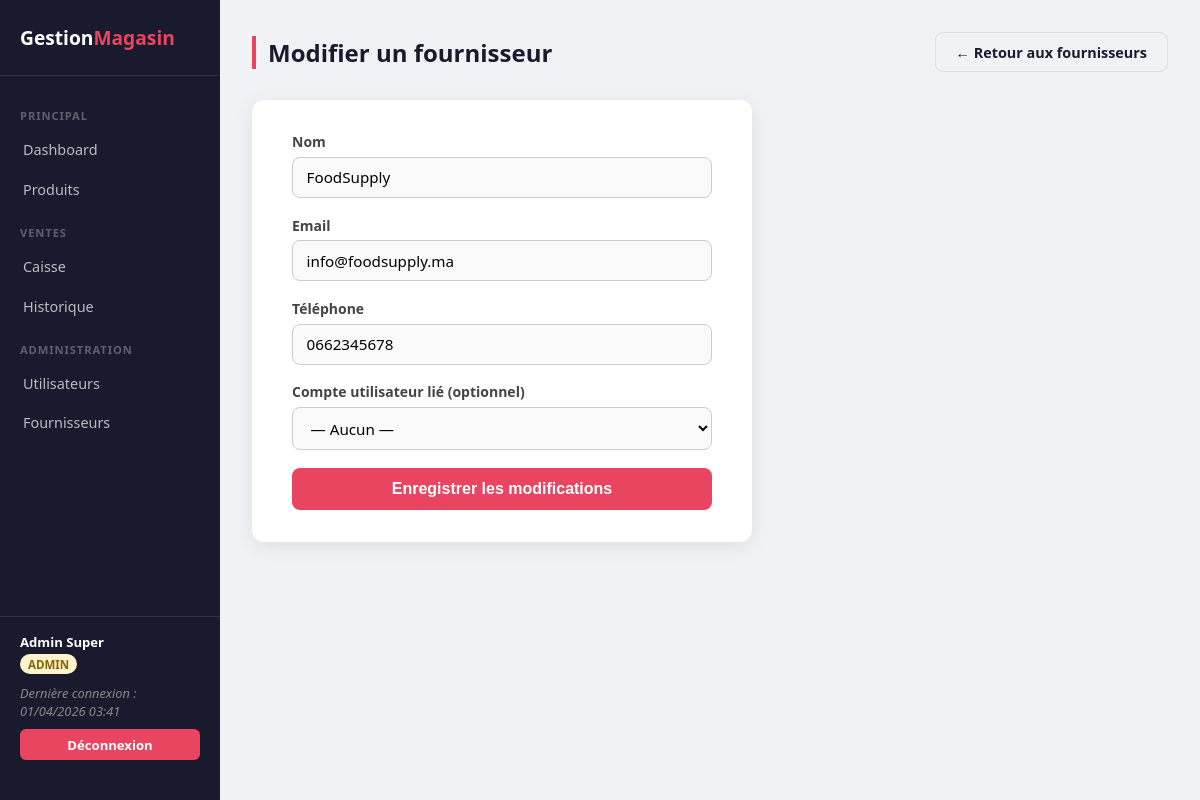
The page /index.php?page=supplier-edit&id=2 (signed in) on the database its author committed.
### tables this page shows
CREATE TABLE users (
	id INT AUTO_INCREMENT PRIMARY KEY,
	nom VARCHAR(100) NOT NULL,
	prenom VARCHAR(100) NOT NULL,
	login VARCHAR(60) NOT NULL UNIQUE,
	password VARCHAR(255) NOT NULL,
	role ENUM('admin','vendeur','fournisseur') NOT NULL DEFAULT 'vendeur',
	created_at DATETIME DEFAULT CURRENT_TIMESTAMP
);

CREATE TABLE suppliers (
	id INT AUTO_INCREMENT PRIMARY KEY,
	nom VARCHAR(100) NOT NULL,
	email VARCHAR(150),
	telephone VARCHAR(20),
	id_user INT DEFAULT NULL,
	FOREIGN KEY (id_user) REFERENCES users(id) ON DELETE SET NULL
);

### src/controller.php (called while the page is built, shortened)
<?php
abstract class Controller {
	public function __construct() {
		require_once __DIR__ . '/../config.php';
		$this->pdo = getConnexion();
	}
	protected function render(string $vue, array $data = []) : void {
		require_once __DIR__ . '/../views/layout.php';
	}
}
?>

### src/auth.php (called while the page is built, shortened)
<?php
class Auth {
	public static function isAdmin() : bool {
		return isset($_SESSION['role']) && $_SESSION['role'] === 'admin';
	}
	public static function getCurrentUser() : array {
		return ['login' => $_SESSION['user'] ?? '', 'role' => $_SESSION['role'] ?? '', 'id' => $_SESSION['id'] ?? 0, 'nom' => $_SESSION['nom'] ?? ''];
	}
}
?>

### models/user.php (called while the page is built, shortened)
<?php
class User {
	public function getAll(PDO $pdo) : array {
		$sql  = "SELECT * FROM users ORDER BY nom ASC";
		$stmt = $pdo->query($sql);
		$users = [];
		while ($row = $stmt->fetch(PDO::FETCH_ASSOC)) {
			$users[] = new User($row['nom'], $row['prenom'], $row['login'],	$row['password'], $row['role'],	$row['id'],
					    $row['created_at']);
		}
		return $users;
	}
}
?>

### config.php (called while the page is built)
<?php
function getConnexion() : PDO {
	$host = 'localhost';
	$dbname = 'GestionMagasin';
	$user = 'magasin';
	$pass = 'magasin123';
	$pdo = new PDO("mysql:host=$host;dbname=$dbname;charset=utf8mb4", $user, $pass);
	$pdo->setAttribute(PDO::ATTR_ERRMODE, PDO::ERRMODE_EXCEPTION);
	return $pdo;
}
?>

### models/supplier.php (called while the page is built, shortened)
<?php
class Supplier {
	private int $id;
	private string $nom;
	private string $email;
	private string $telephone;
	public function __construct(string $nom, string $email = '', string $telephone = '', int $idUser = 0, int $id = 0) {
		$this->nom = $nom;
		$this->email = $email;
		$this->telephone = $telephone;
		$this->id = $id;
	}
	public function getId() {
		return $this->id;
	}
	public function getNom() {
		return $this->nom;
	}
	public function getEmail() {
		return $this->email;
	}
	public function getTelephone() {
		return $this->telephone;
	}
	public function findById(PDO $pdo, int $id) : ?Supplier {
		$sql = "SELECT * FROM suppliers WHERE id = ?";
		$stmt = $pdo->prepare($sql);
		$stmt->bindValue(1, $id, PDO::PARAM_INT);
		$stmt->execute();
		$row = $stmt->fetch(PDO::FETCH_ASSOC);
		return new Supplier($row['nom'], $row['email'], $row['telephone'], (int)$row['id_user'], $row['id']);
	}
}
?>

### views/admin/supplier_form.php (the view, shortened to what this page needs)
<div class="topbar">
	<h1><?= $mode === 'add' ? 'Ajouter un fournisseur' : 'Modifier un fournisseur' ?></h1>
	<a href="index.php?page=suppliers" class="btn btn-secondary">← Retour aux fournisseurs</a>
</div>
<div class="card" style="max-width: 500px;">
	<form method="POST" action="index.php?page=<?= $mode === 'add' ? 'supplier-add' : 'supplier-edit&id=' . $supplier->getId() ?>">
		<div class="form-group">
			<label for="nom">Nom</label>
			<input
				type="text"
				id="nom"
				name="nom"
				placeholder="Ex : TechPro SARL"
				value="<?= htmlspecialchars($supplier ? $supplier->getNom() : ($_POST['nom'] ?? '')) ?>"
				required
			>
		</div>
		<div class="form-group">
			<label for="email">Email</label>
			<input
				type="email"
				id="email"
				name="email"
				placeholder="Ex : contact@techpro.ma"
				value="<?= htmlspecialchars($supplier ? $supplier->getEmail() : ($_POST['email'] ?? '')) ?>"
			>
		</div>
		<div class="form-group">
			<label for="telephone">Téléphone</label>
			<input
				type="text"
				id="telephone"
				name="telephone"
				placeholder="Ex : 0661234567"
				value="<?= htmlspecialchars($supplier ? $supplier->getTelephone() : ($_POST['telephone'] ?? '')) ?>"
			>
		</div>
		<div class="form-group">
			<label for="id_user">Compte utilisateur lié (optionnel)</label>
			<select id="id_user" name="id_user">
				<option value="0">— Aucun —</option>
			</select>
		</div>
		<button type="submit" class="btn btn-primary" style="width: 100%; padding: 0.75rem; font-size: 1rem;">
			<?= $mode === 'add' ? 'Ajouter le fournisseur' : 'Enregistrer les modifications' ?>
		</button>
	</form>
</div>

### views/layout.php (shortened to what this page needs)
<?php
$user = Auth::getCurrentUser();
$page = $_GET['page'] ?? 'dashboard';
?>
<!DOCTYPE html>
<html lang="fr">
<head>
</head>
<body>
<aside class="sidebar">
	<div class="logo">Gestion<span>Magasin</span></div>
	<nav>
		<div class="nav-section">Principal</div>
		<a href="index.php?page=dashboard" class="<?= $page === 'dashboard' ? 'active' : '' ?>">Dashboard</a>
		<a href="index.php?page=products" class="<?= $page === 'products' ? 'active' : '' ?>">Produits</a>
		<?php if (Auth::isAdmin() || Auth::isVendeur()): ?>
			<div class="nav-section">Ventes</div>
			<a href="index.php?page=caisse" class="<?= $page === 'caisse' ? 'active' : '' ?>">Caisse</a>
			<a href="index.php?page=history" class="<?= $page === 'history' ? 'active' : '' ?>">Historique</a>
		<?php endif; ?>
		<?php if (Auth::isAdmin()): ?>
			<div class="nav-section">Administration</div>
			<a href="index.php?page=users" class="<?= $page === 'users' ? 'active' : '' ?>">Utilisateurs</a>
			<a href="index.php?page=suppliers" class="<?= $page === 'suppliers' ? 'active' : '' ?>">Fournisseurs</a>
		<?php endif; ?>
	</nav>
	<div class="user-block">
		<strong><?= htmlspecialchars($user['nom']) ?></strong>
		<span class="badge-role <?= htmlspecialchars($user['role']) ?>"><?= htmlspecialchars($user['role']) ?></span>
		<?php if (isset($_COOKIE['derniere_connexion'])): ?>
			<div class="derniere-connexion" style="margin-bottom: 0.6rem;">
				Dernière connexion :<br><?= htmlspecialchars($_COOKIE['derniere_connexion']) ?>
			</div>
		<?php endif; ?>
		<a href="index.php?page=logout" class="btn-logout">Déconnexion</a>
	</div>
</aside>
<main class="main">
	<?php require_once __DIR__ . '/' . $vue . '.php'; ?>
</main>
</body>
</html>

### views/layout.php (style rules this page uses)
* { box-sizing: border-box; margin: 0; padding: 0; }
body { font-family: 'Segoe UI', sans-serif; background: #f0f2f5; display: flex; min-height: 100vh; }
.sidebar { width: 220px; background: #1a1a2e; display: flex; flex-direction: column; padding: 1.5rem 0; position: fixed; top: 0; left: 0; height: 100vh; }
.sidebar .logo { font-size: 1.2rem; font-weight: 700; color: #fff; padding: 0 1.25rem 1.5rem; border-bottom: 1px solid rgba(255,255,255,0.1); margin-bottom: 1rem; }
.sidebar .logo span { color: #e94560; }
.sidebar nav a { display: block; padding: 0.65rem 1.25rem; color: rgba(255,255,255,0.7); text-decoration: none; font-size: 0.9rem; transition: all 0.2s; border-left: 3px solid transparent; }
.sidebar .nav-section { font-size: 0.7rem; font-weight: 700; text-transform: uppercase; letter-spacing: 0.08em; color: rgba(255,255,255,0.3); padding: 1rem 1.25rem 0.4rem; }
.sidebar .user-block { margin-top: auto; padding: 1rem 1.25rem; border-top: 1px solid rgba(255,255,255,0.1); font-size: 0.82rem; color: rgba(255,255,255,0.5); }
.sidebar .user-block strong { display: block; color: #fff; margin-bottom: 0.2rem; }
.sidebar .user-block .badge-role { display: inline-block; padding: 0.15rem 0.5rem; border-radius: 20px; font-size: 0.72rem; font-weight: 700; text-transform: uppercase; margin-bottom: 0.6rem; }
.badge-role.admin { background: #fff3cd; color: #856404; }
.sidebar .btn-logout { display: block; padding: 0.4rem 0.75rem; background: #e94560; color: #fff; border-radius: 6px; text-decoration: none; font-size: 0.82rem; font-weight: 600; text-align: center; transition: background 0.2s; }
.main { margin-left: 220px; flex: 1; padding: 2rem; }
.topbar { display: flex; justify-content: space-between; align-items: center; margin-bottom: 1.75rem; }
.topbar h1 { font-size: 1.5rem; color: #1a1a2e; border-left: 4px solid #e94560; padding-left: 0.75rem; }
.derniere-connexion { font-size: 0.8rem; color: #888; font-style: italic; }
.card { background: #fff; border-radius: 12px; box-shadow: 0 4px 20px rgba(0,0,0,0.08); padding: 2rem 2.5rem; }
.form-group { margin-bottom: 1.1rem; }
label { display: block; font-size: 0.875rem; font-weight: 600; color: #444; margin-bottom: 0.35rem; }
input, select, textarea { width: 100%; padding: 0.6rem 0.85rem; border: 1px solid #ccc; border-radius: 8px; font-size: 0.95rem; transition: border-color 0.2s; background: #fafafa; font-family: inherit; }
.btn { display: inline-block; padding: 0.6rem 1.25rem; border-radius: 8px; font-size: 0.9rem; font-weight: 600; cursor: pointer; text-decoration: none; border: none; transition: background 0.2s; }
.btn-primary { background: #e94560; color: #fff; }
.btn-secondary { background: #f0f2f5; color: #1a1a2e; border: 1px solid #ddd; }

### rows shown on the page
users: role "ADMIN"
suppliers: nom "FoodSupply", email "info@foodsupply.ma", telephone "0662345678"

### other values the page prints
$user['nom'] "Admin Super"
$_COOKIE['derniere_connexion'] "01/04/2026 03:41"
